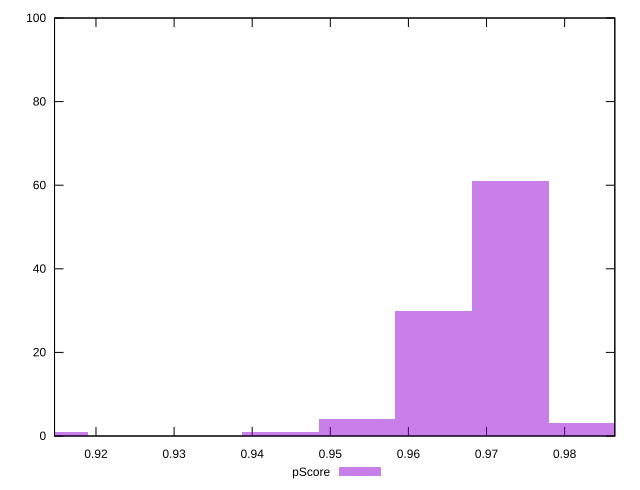

The script that saved this image:
reset

$pScore <<EOF
0.9730776508813821 61
0.963248583700762 30
0.953419516520142 4
0.9829067180620021 3
0.9141032477976619 1
0.943590449339522 1
EOF

set key outside below
set boxwidth 0.009829067180620021
set xrange [0.9146928421679235:0.9864258879925946]
set yrange [0:100]
set trange [0:100]
set style fill transparent solid 0.5 noborder
set terminal svg size 640, 490 enhanced background rgb 'white'
set output "report_00021_2021-02-20T09:16:39.615Z/speed-index/samples/pages+cached+noadtech/pScore/histogram.svg"

plot $pScore title "pScore" with boxes

reset
